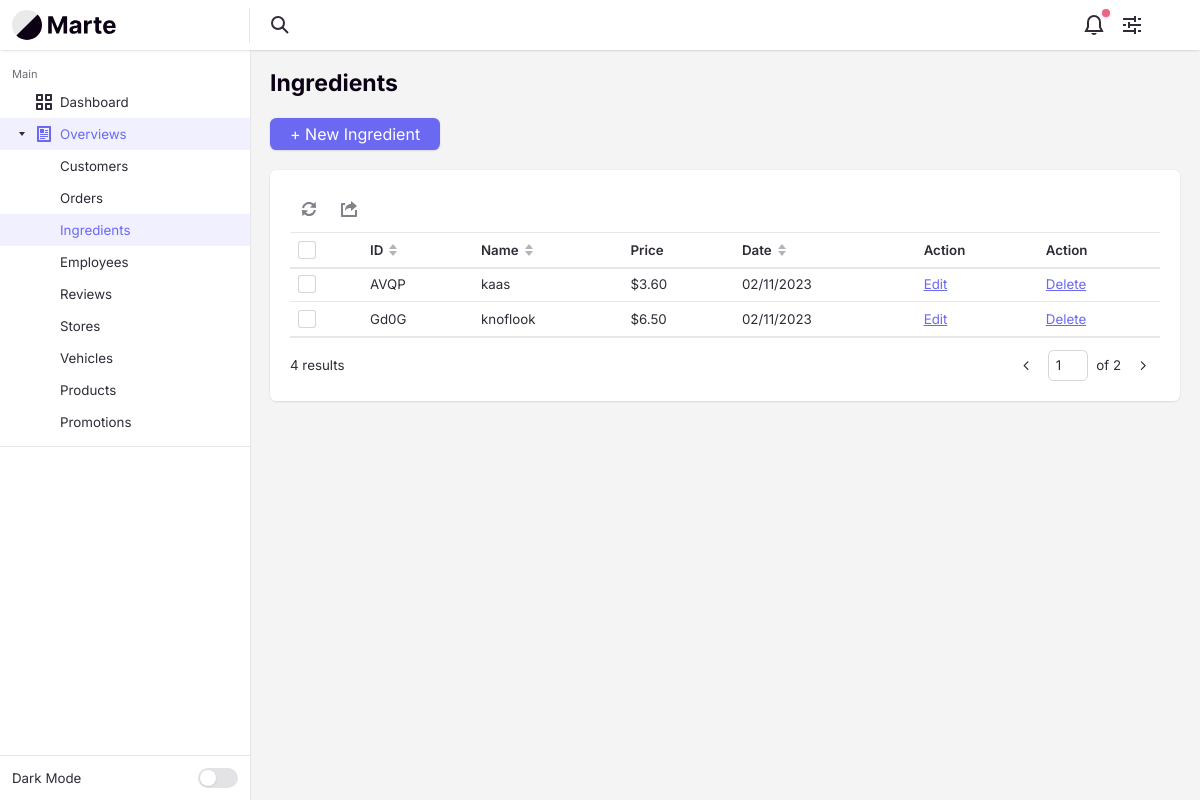
Screenshot of /Ingredient/overview/ with the database file from the repository.
### tables this page shows
CREATE TABLE `ingredients` (
  `ingredientId` varchar(4) NOT NULL,
  `ingredientName` varchar(255) NOT NULL,
  `ingredientPrice` decimal(6,2) NOT NULL,
  `ingredientIsActive` tinyint(1) NOT NULL DEFAULT 1,
  `ingredientCreateDate` int(10) NOT NULL,
  `ingredientDescription` text DEFAULT NULL
);

### app/controllers/Ingredient.php (called while the page is built, shortened)
<?php
class Ingredient extends Controller
{
    private $ingredientModel;
    public function __construct()
    {
        $this->ingredientModel = $this->model('IngredientModel');
    }
    public function overview($params)
    {
        $pageNumber = isset($params['page']) ? intval($params['page']) : 1;
        $recordsPerPage = 2;
        $offset = ($pageNumber - 1) * $recordsPerPage;
        $ingredients = $this->ingredientModel->getIngredientsByPagination($offset, $recordsPerPage);
        $countIngredients = $this->ingredientModel->getTotalIngredientsCount();
        $totalPages = ceil($countIngredients / $recordsPerPage);
        $pageNumber = max(1, min($pageNumber, $totalPages));
        $data = [
            'ingredients' => $ingredients,
            'countIngredients' => $countIngredients,
            'currentPage' => $pageNumber,
            'recordsPerPage' => $recordsPerPage,
            'totalPages' => $totalPages,
        ];
        $this->view('backend/ingredient/overview', $data);
    }
}

### app/libraries/Core.php (called while the page is built, shortened)
<?php
class Core
{
    protected $currentMethod = 'index';
    public function __construct()
    {
        $url = $this->getUrl();
        $this->currentController = new $this->currentController();
        if (isset($url[1])) {
            if (method_exists($this->currentController, $url[1])) {
                $this->currentMethod = $url[1];
            } else if (!empty($url[1])) {
                require APPROOT . '/views/includes/404.php';
                exit;
            }
        }
        $array = [];
        call_user_func_array([$this->currentController, $this->currentMethod], [$array]);
    }
    public function getUrl()
    {
        $incoming = $_SERVER['REQUEST_URI'];
        $incoming = str_replace("/pizzapalacebackend/", "", $incoming);
        if (isset($incoming)) {
            $incoming = trim($incoming, "/");
            $incoming = rtrim($incoming, "/");
            $url = filter_var($incoming, FILTER_SANITIZE_URL);
            $url = explode('/', $url);
            $urlController = $url[0];
            $urlAction = "";
            if (array_key_exists(1, $url)) {
                $urlAction = explode('?', $url[1])[0];
            }
            $urlSlug = $url;
            $output = [$urlController, $urlAction, $urlSlug];
            return $output;
        } else {
            return array('Pizza', 'overview');
        }
    }
}

### app/require.php (called while the page is built, shortened)
<?php
  require_once 'libraries/Core.php';
  require_once 'libraries/Controller.php';
  require_once 'libraries/Database.php';
  $init = new Core();

### public/index.php (called while the page is built)
<?php
  require_once '../app/require.php';
?>

### app/libraries/Database.php (called while the page is built, shortened)
<?php
  class Database {
    private $dbHost = DB_HOST;
    private $dbUser = DB_USER;
    private $dbPass = DB_PASS;
    private $dbName = DB_NAME;
    private $statement;
    private $dbHandler;
    public function __construct()
    {
      $conn = 'mysql:host=' . $this->dbHost . ";dbname=" . $this->dbName;
      $options = array(
        PDO::ATTR_PERSISTENT => true,
        PDO::ATTR_ERRMODE => PDO::ERRMODE_EXCEPTION,
        PDO::ATTR_EMULATE_PREPARES => false
      );
      try
      {
        $this->dbHandler = new PDO($conn, $this->dbUser, $this->dbPass, $options);
      }
      catch(PDOException $e) {
        $this->error = $e->getMessage();
        echo $this->error;
      }
    }
    public function query($sql) {
      $this->statement = $this->dbHandler->prepare($sql);
    }
    public function bind($parameter, $value, $type=null) {
      switch (is_null($type)) {
        case is_int($value):
          $type = PDO::PARAM_INT;
          break;
      }
      $this->statement->bindValue($parameter, $value, $type);
    }
    public function execute() {
      return $this->statement->execute();
    }
    public function resultSet() {
      $this->execute();
      return $this->statement->fetchAll(PDO::FETCH_OBJ);
    }
  }
?>

### app/models/IngredientModel.php (called while the page is built, shortened)
<?php
class IngredientModel
{
    private $db;
    public function __construct()
    {
        $this->db = new Database();
    }
    public function getIngredientsByPagination($offset, $limit)
    {
        $this->db->query("SELECT ingredientId,
                                 ingredientName,
                                 ingredientPrice,
                                 ingredientCreateDate
                                 FROM ingredients
                                 WHERE ingredientIsActive = 1 LIMIT :offset, :limit");
        $this->db->bind(':offset', $offset);
        $this->db->bind('limit', $limit);
        return $this->db->resultSet();
    }
    public function getTotalIngredientsCount()
    {
        $this->db->query("SELECT COUNT(*) as total FROM ingredients WHERE ingredientIsActive = 1");
        $result = $this->db->single();
        return $result->total;
    }
}

### app/views/backend/ingredient/overview.php (the view, shortened to what this page needs)
<?php require APPROOT . '/views/includes/head.php'; ?>
<div class="margin-bottom-md">
    <h1 class="text-lg">Ingredients</h1>
</div>
<div class="margin-bottom-md">
    <div class="flex flex-wrap gap-sm items-center justify-between">
        <a class="btn btn--primary" href="<?= URLROOT ?>Ingredient/create">+ New Ingredient</a>
    </div>
</div>
<div class="bg radius-md padding-md inner-glow shadow-xs">
    <div class="int-table-actions padding-bottom-xxxs border-bottom border-alpha" data-table-controls="interactive-table-1">
        <menu class="menu-bar js-int-table-actions__no-items-selected js-menu-bar">
            <li class="menu-bar__item " role="menuitem">
            </li>
            <li class="menu-bar__item " role="menuitem">
                <svg class="icon menu-bar__icon" aria-hidden="true" viewBox="0 0 16 16">
                    <g>
                        <path d="M15,16H1c-0.6,0-1-0.4-1-1V3c0-0.6,0.4-1,1-1h3v2H2v10h12V9h2v6C16,15.6,15.6,16,15,16z"></path>
                        <path d="M10,3c-3.2,0-6,2.5-6,7c1.1-1.7,2.4-3,6-3v3l6-5l-6-5V3z"></path>
                    </g>
                </svg>
            </li>
        </menu>
    </div>
    <div id="interactive-table-1" class="int-table text-sm js-int-table">
        <div class="int-table__inner">
            <table class="int-table__table" aria-label="Interactive table example">
                <thead class="int-table__header js-int-table__header">
                    <tr class="int-table__row">
                        <td class="int-table__cell">
                            <div class="custom-checkbox int-table__checkbox">
                                <div class="custom-checkbox__control" aria-hidden="true"></div>
                            </div>
                        </td>
                        <th class="int-table__cell int-table__cell--th int-table__cell--sort js-int-table__cell--sort">
                            <div class="flex items-center">
                                <span>ID</span>
                                <svg class="icon icon--xxs margin-left-xxxs int-table__sort-icon" aria-hidden="true" viewBox="0 0 12 12">
                                    <polygon class="arrow-up" points="6 0 10 5 2 5 6 0" />
                                    <polygon class="arrow-down" points="6 12 2 7 10 7 6 12" />
                                </svg>
                            </div>
                        </th>
                        <th class="int-table__cell int-table__cell--th int-table__cell--sort js-int-table__cell--sort">
                            <div class="flex items-center">
                                <span>Name</span>
                                <svg class="icon icon--xxs margin-left-xxxs int-table__sort-icon" aria-hidden="true" viewBox="0 0 12 12">
                                    <polygon class="arrow-up" points="6 0 10 5 2 5 6 0" />
                                    <polygon class="arrow-down" points="6 12 2 7 10 7 6 12" />
                                </svg>
                            </div>
                        </th>
                        <th class="int-table__cell int-table__cell--th text-left">
                            Price
                        </th>
                        <th class="int-table__cell int-table__cell--th int-table__cell--sort js-int-table__cell--sort" data-date-format="dd-mm-yyyy">
                            <div class="flex items-center">
                                <span>Date</span>
                                <svg class="icon icon--xxs margin-left-xxxs int-table__sort-icon" aria-hidden="true" viewBox="0 0 12 12">
                                    <polygon class="arrow-up" points="6 0 10 5 2 5 6 0" />
                                    <polygon class="arrow-down" points="6 12 2 7 10 7 6 12" />
                                </svg>
                            </div>
                        </th>
                        <th class="int-table__cell int-table__cell--th text-left">
                            Action
                        </th>
                        <th class="int-table__cell int-table__cell--th text-left">
                            Action
                        </th>
                    </tr>
                </thead>
                <tbody class="int-table__body js-int-table__body">
                    <?php foreach ($data['ingredients'] as $ingredient) : ?>
                        <tr class="int-table__row">
                            <th class="int-table__cell" scope="row">
                                <div class="custom-checkbox int-table__checkbox">
                                    <div class="custom-checkbox__control" aria-hidden="true"></div>
                                </div>
                            </th>
                            <td class="int-table__cell"><?= $ingredient->ingredientId ?></td>
                            <td class="int-table__cell"><?= $ingredient->ingredientName ?></td>
                            <td class="int-table__cell text-truncate max-width-xxxxs">$<?= $ingredient->ingredientPrice ?></td>
                            <td class="int-table__cell"><?= date('d/m/Y', $ingredient->ingredientCreateDate) ?></td>
                            <td class="int-table__cell"><a href="<?= URLROOT ?>Ingredient/update/{ingredientId:<?= $ingredient->ingredientId ?>}/">Edit</a></td>
                            <td class="int-table__cell"><a href="<?= URLROOT ?>Ingredient/delete/{ingredientId:<?= $ingredient->ingredientId ?>}/">Delete</a></td>
                        </tr>
                    <?php endforeach ?>
                </tbody>
            </table>
        </div>
    </div>
    <div class="flex items-center justify-between padding-top-sm">
        <p class="text-sm"><?= $data['countIngredients'] ?> results</p>
        <nav class="pagination text-sm" aria-label="Pagination">
            <ul class="pagination__list flex flex-wrap gap-xxxs">
                <li>
                    <?php
                    $prevPage = max(1, $data['currentPage'] - 1);
                    $prevPageLink = URLROOT . "Ingredient/overview/?page=$prevPage";
                    $prevDisabled = ($data['currentPage'] == 1) ? 'disabled' : '';
                    ?>
                    <a href="<?= $prevPageLink; ?>/" class="pagination__item <?= $prevDisabled; ?>">
                        <svg class="icon" viewBox="0 0 16 16">
                            <g stroke-width="1.5" stroke="currentColor">
                                <polyline fill="none" stroke="currentColor" stroke-linecap="round" stroke-linejoin="round" stroke-miterlimit="10" points="9.5,3.5 5,8 9.5,12.5 "></polyline>
                            </g>
                        </svg>
                    </a>
                </li>
                <li>
                    <span class="pagination__jumper flex items-center">
                        <input aria-label="Page number" class="form-control" type="text" id="pageNumber" name="pageNumber" value="<?php echo $data['currentPage']; ?>">
                        <em>of <?php echo $data['totalPages']; ?></em>
                    </span>
                </li>
                <li>
                    <?php
                    $nextPage = min($data['totalPages'], $data['currentPage'] + 1);
                    $nextPageLink = URLROOT . "Ingredient/overview/?page=$nextPage";
                    $nextDisabled = ($data['currentPage'] == $data['totalPages']) ? 'disabled' : '';
                    ?>
                    <a href="<?= $nextPageLink; ?>/" class="pagination__item <?= $nextDisabled; ?>">
                        <svg class="icon" viewBox="0 0 16 16">
                            <g stroke-width="1.5" stroke="currentColor">
                                <polyline fill="none" stroke="currentColor" stroke-linecap="round" stroke-linejoin="round" stroke-miterlimit="10" points="6.5,3.5 11,8 6.5,12.5 "></polyline>
                            </g>
                        </svg>
                    </a>
                </li>
            </ul>
        </nav>
    </div>
</div>
<?php require APPROOT . '/views/includes/footer.php'; ?>

### rows the page displays
ingredients: ingredientId "AVQP", ingredientName "kaas", ingredientPrice "3.60", ingredientCreateDate "02/11/2023"
ingredients: ingredientId "Gd0G", ingredientName "knoflook", ingredientPrice "6.50", ingredientCreateDate "02/11/2023"

### other values shown
$data['countIngredients'] "4"
$data['totalPages'] "2"
